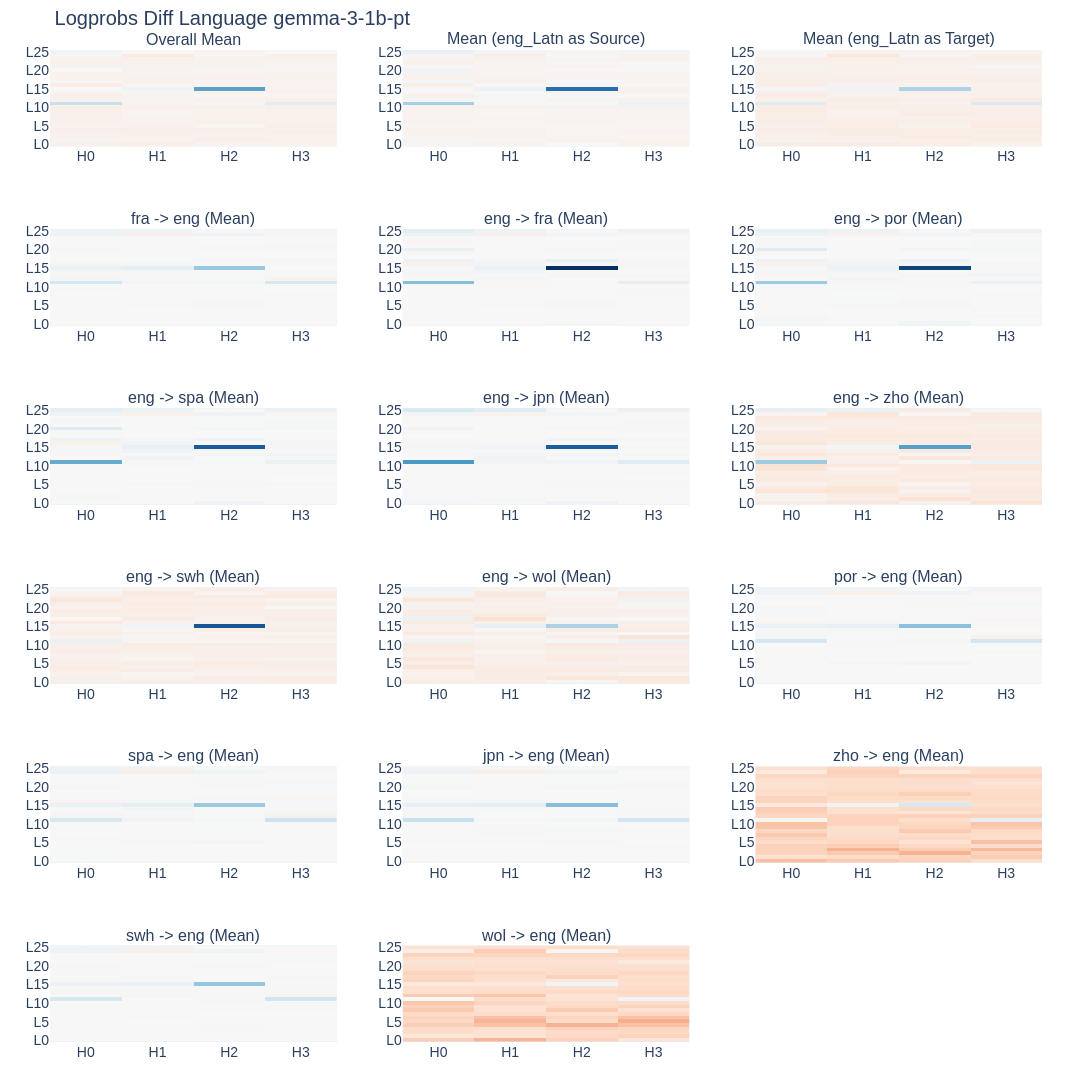

Notebook code for this chart:
### Code cell
plot_logprobs_diff(
    logprobs_diff_lang,
    logprobs_diff_lang.keys(),
    title="Logprobs Diff Language gemma-3-1b-pt",
)
